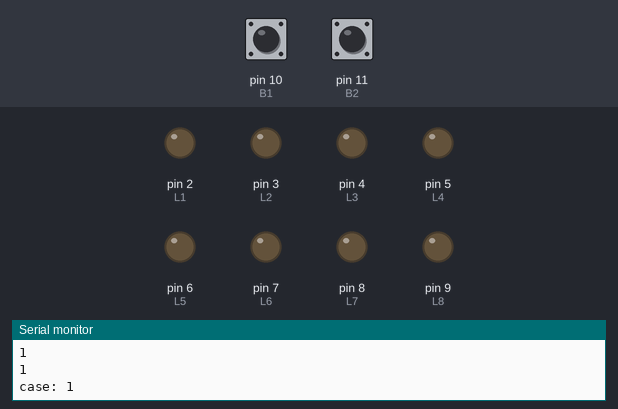
A sketch run on a simulated Arduino Uno, built with avr-gcc and run on an emulated ATmega328P. Shown: output pins drawn as LEDs (lit = HIGH), the last lines printed to the serial monitor. Dashed ring = blinking. The test bench sets the inputs (shaded band); at power-on: pin 10 (B1) HIGH, pin 11 (B2) HIGH.

Above: at 1.2 s.
1.3 s: pin 10 (B1) pulled LOW for 0.15 s
At 2.1 s:
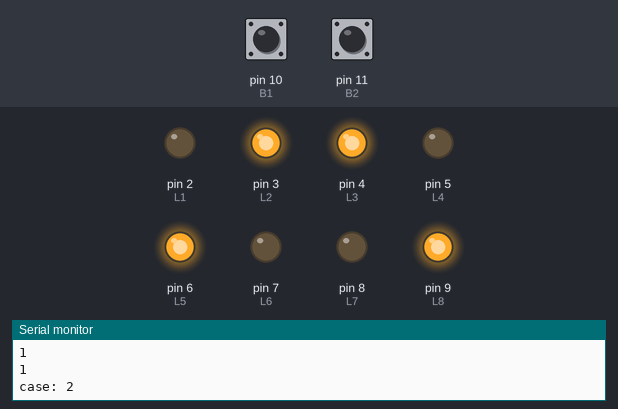
4.4 s: pin 11 (B2) pulled LOW for 3.2 s
At 5.1 s:
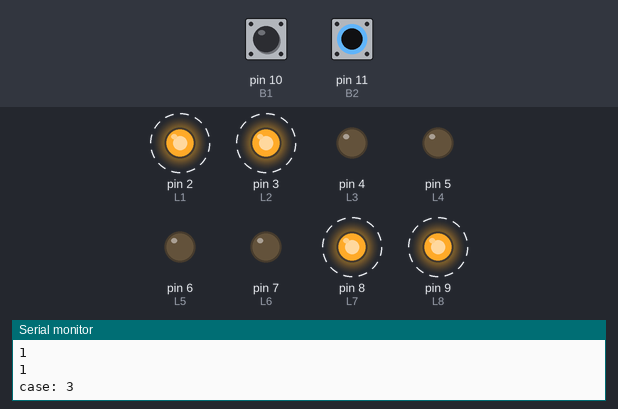
9.9 s: pin 11 (B2) pulled LOW for 0.15 s
At 11.7 s:
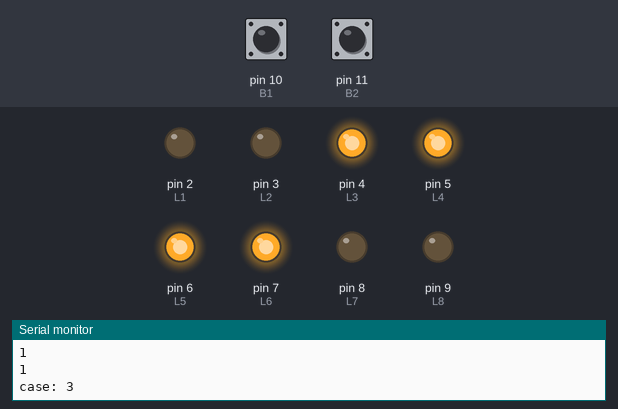
13.0 s: pin 11 (B2) pulled LOW for 1 s
At 13.8 s:
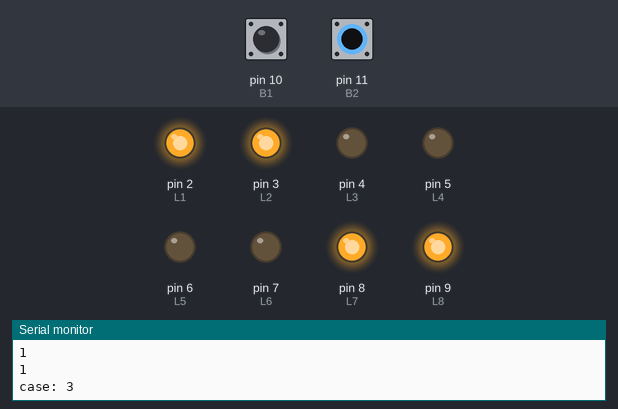
16.5 s: pin 10 (B1) pulled LOW for 1 s
At 18.3 s:
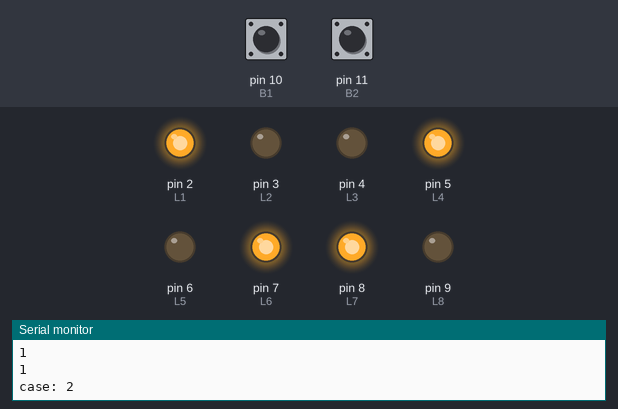
Timing chart, 0 to 20.0 s (numbered marks = the images above; inputs shaded):
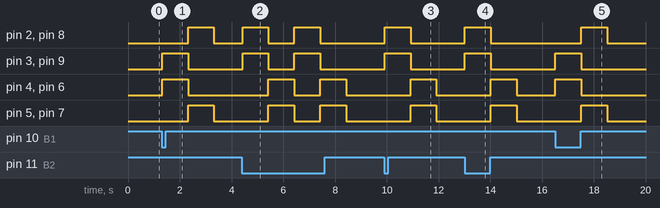

Measured:
- after the input at 1.3 s, pin 2 (L1), pin 5 (L4), pin 7 (L6), pin 8 (L7): LOW → HIGH after 1.0 s, → LOW 1.0 s later; pin 3 (L2), pin 4 (L3), pin 6 (L5), pin 9 (L8): LOW → HIGH at once, → LOW 1.0 s later
- after the input at 4.4 s, pin 2 (L1), pin 3 (L2), pin 8 (L7), pin 9 (L8): alternates HIGH for 1.0 s and LOW for 1.0 s, 4 changes in all, then stays LOW, starting at once; pin 4 (L3), pin 5 (L4), pin 6 (L5), pin 7 (L6): alternates HIGH for 1.0 s and LOW for 1.0 s, starting after 1.0 s
- after the input at 9.9 s, pin 2 (L1), pin 3 (L2), pin 8 (L7), pin 9 (L8): LOW → HIGH at once, → LOW 1.0 s later; pin 4 (L3), pin 5 (L4), pin 6 (L5), pin 7 (L6): LOW → HIGH after 1.0 s, → LOW 1.0 s later
- after the input at 13.0 s, pin 2 (L1), pin 3 (L2), pin 8 (L7), pin 9 (L8): LOW → HIGH at once, → LOW 1.0 s later; pin 4 (L3), pin 5 (L4), pin 6 (L5), pin 7 (L6): LOW → HIGH after 1.0 s, → LOW 1.0 s later
- after the input at 16.5 s, pin 2 (L1), pin 5 (L4), pin 7 (L6), pin 8 (L7): LOW → HIGH after 1.0 s, → LOW 1.0 s later; pin 3 (L2), pin 4 (L3), pin 6 (L5), pin 9 (L8): LOW → HIGH at once, → LOW 1.0 s later

The sketch:

ejercicio_3.ino
```cpp
#define L1   2
#define L2   3
#define L3   4
#define L4   5
#define L5   6
#define L6   7
#define L7   8
#define L8   9

#define B1   10
#define B2   11

int estado;
int pressedB1;
int pressedB2;


void setup() {
  pinMode(L1, OUTPUT);
  pinMode(L2, OUTPUT);
  pinMode(L3, OUTPUT);
  pinMode(L4, OUTPUT);
  pinMode(L5, OUTPUT);
  pinMode(L6, OUTPUT);
  pinMode(L7, OUTPUT);
  pinMode(L8, OUTPUT);
  pinMode(B1, INPUT_PULLUP);
  pinMode(B2, INPUT_PULLUP);
  Serial.begin(9600);
  estado = 0;
}


void loop() {

  Serial.println(estado);
  Serial.println(pressedB1);
  clean();
  pressedB1 = digitalRead(B1);
  pressedB2 = digitalRead(B2);

  if (pressedB1 == LOW) {
    estado = 2;
  } else if (pressedB2 == LOW) {
    estado = 3;
  } else if (pressedB1 && pressedB2 == HIGH) {
    estado = 1;
  }


  switch (estado) {
    case 1:

      Serial.println("case: 1");
      clean();

      break;

    case 2:
      Serial.println("case: 2");


      digitalWrite(L1, LOW);
      digitalWrite(L5, HIGH);

      digitalWrite(L2, HIGH);
      digitalWrite(L6, LOW);

      digitalWrite(L3, HIGH);
      digitalWrite(L7, LOW);

      digitalWrite(L4, LOW);
      digitalWrite(L8, HIGH);

      delay(1000);

      digitalWrite(L1, HIGH);
      digitalWrite(L5, LOW);

      digitalWrite(L2, LOW);
      digitalWrite(L6, HIGH);

      digitalWrite(L3, LOW);
      digitalWrite(L7, HIGH);

      digitalWrite(L4, HIGH);
      digitalWrite(L8, LOW);


      delay(1000);

      break;

    case 3:
      Serial.println("case: 3");


      digitalWrite(L1, HIGH);
      digitalWrite(L2, HIGH);

      digitalWrite(L5, LOW);
      digitalWrite(L6, LOW);

      digitalWrite(L3, LOW);
      digitalWrite(L4, LOW);

      digitalWrite(L7, HIGH);
      digitalWrite(L8, HIGH);

      delay(1000);

      digitalWrite(L1, LOW);
      digitalWrite(L2, LOW);

      digitalWrite(L5, HIGH);
      digitalWrite(L6, HIGH);

      digitalWrite(L3, HIGH);
      digitalWrite(L4, HIGH);

      digitalWrite(L7, LOW);
      digitalWrite(L8, LOW);

      delay(1000);

      break;

  }

}

void clean() {

  digitalWrite(L1, LOW);
  digitalWrite(L2, LOW);
  digitalWrite(L3, LOW);
  digitalWrite(L4, LOW);
  digitalWrite(L5, LOW);
  digitalWrite(L6, LOW);
  digitalWrite(L7, LOW);
  digitalWrite(L8, LOW);

}
```
